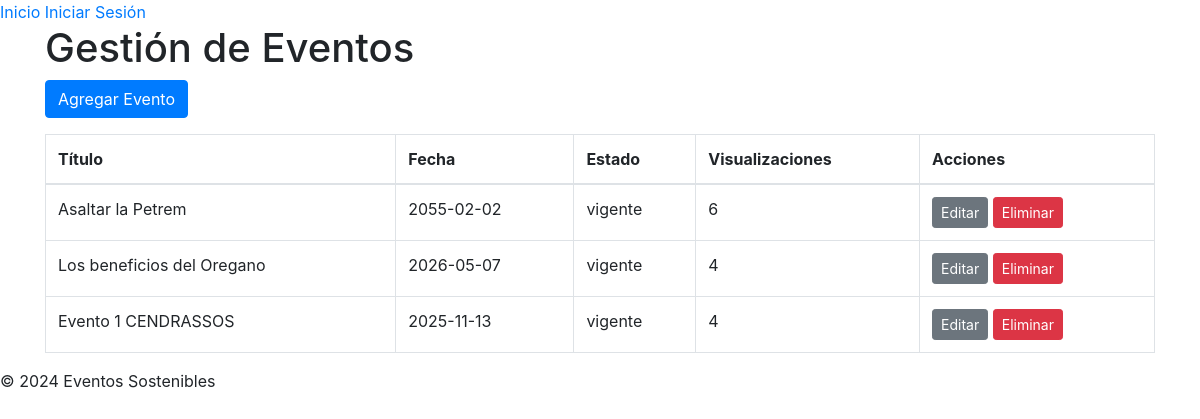
Page /admin/events_list.php (signed in) on the committed database.
### tables this page shows
CREATE TABLE `eventos` (
  `id` int(11) NOT NULL,
  `titulo` varchar(200) NOT NULL,
  `latitud` decimal(10,8) NOT NULL,
  `longitud` decimal(11,8) NOT NULL,
  `descripcion` text DEFAULT NULL,
  `imagenes` text DEFAULT NULL,
  `tipo` varchar(50) DEFAULT NULL,
  `fecha` date NOT NULL,
  `hora` time NOT NULL,
  `valoracion_promedio` float DEFAULT 0,
  `num_valoraciones` int(11) DEFAULT 0,
  `num_visualizaciones` int(11) DEFAULT 0,
  `estado` enum('vigente','vencido') DEFAULT 'vigente'
);

### models/Event.php (called while the page is built, shortened)
<?php
class Event {
    private $pdo;
    public function __construct($pdo) {
        $this->pdo = $pdo;
    }
    public function getAllEvents() {
        $sql = "SELECT * FROM eventos ORDER BY fecha DESC";
        $stmt = $this->pdo->query($sql);
        return $stmt->fetchAll();
    }
}
?>

### admin/events_list.php (the view, shortened to what this page needs)
<?php
require_once '../config/config.php';
require_once '../models/Event.php';
$eventModel = new Event($pdo);
$events = $eventModel->getAllEvents();
include '../views/templates/header.php';
?>
<div class="container">
    <h1>Gestión de Eventos</h1>
    <a href="event_form.php" class="btn btn-primary mb-3">Agregar Evento</a>
    <table class="table table-bordered">
        <thead>
            <tr>
                <th>Título</th>
                <th>Fecha</th>
                <th>Estado</th>
                <th>Visualizaciones</th>
                <th>Acciones</th>
            </tr>
        </thead>
        <tbody>
            <?php foreach($events as $event): ?>
            <tr>
                <td><?= htmlspecialchars($event['titulo']) ?></td>
                <td><?= $event['fecha'] ?></td>
                <td><?= $event['estado'] ?></td>
                <td><?= $event['num_visualizaciones'] ?></td>
                <td>
                    <a href="event_form.php?id=<?= $event['id'] ?>" class="btn btn-secondary btn-sm">Editar</a>
                    <a href="../controllers/AdminEventController.php?delete=<?= $event['id'] ?>" class="btn btn-danger btn-sm" onclick="return confirm('¿Estás seguro de eliminar este evento?');">Eliminar</a>
                </td>
            </tr>
            <?php endforeach; ?>
        </tbody>
    </table>
</div>
<?php include '../views/templates/footer.php'; ?>

### rows in the picture
eventos: titulo "Asaltar la Petrem", fecha "2055-02-02", estado "vigente", num_visualizaciones "6"
eventos: titulo "Los beneficios del Oregano", fecha "2026-05-07", estado "vigente", num_visualizaciones "4"
eventos: titulo "Evento 1 CENDRASSOS", fecha "2025-11-13", estado "vigente", num_visualizaciones "4"
